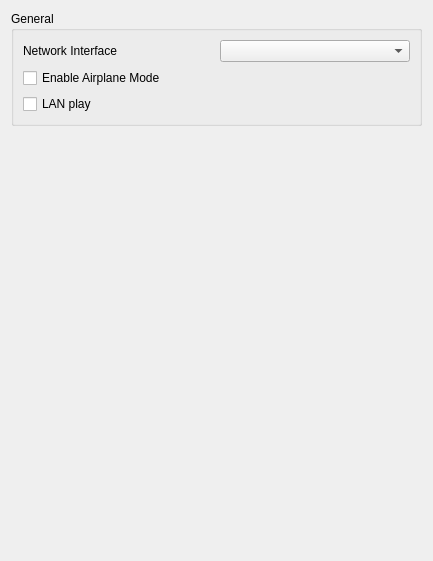
<?xml version="1.0" encoding="UTF-8"?>
<ui version="4.0">
 <class>ConfigureNetwork</class>
 <widget class="QWidget" name="ConfigureNetwork">
  <property name="geometry">
   <rect>
    <x>0</x>
    <y>0</y>
    <width>433</width>
    <height>561</height>
   </rect>
  </property>
  <property name="windowTitle">
   <string>Form</string>
  </property>
  <property name="accessibleName">
   <string>Network</string>
  </property>
  <layout class="QVBoxLayout" name="verticalLayout">
   <item>
    <layout class="QVBoxLayout" name="verticalLayout_3">
     <item>
      <widget class="QGroupBox" name="groupBox_2">
       <property name="title">
        <string>General</string>
       </property>
       <layout class="QGridLayout" name="gridLayout_2">
        <item row="1" column="1">
         <widget class="QComboBox" name="network_interface"/>
        </item>
        <item row="1" column="0">
         <widget class="QLabel" name="label_4">
          <property name="text">
           <string>Network Interface</string>
          </property>
         </widget>
        </item>
        <item row="2" column="0" colspan="2">
         <widget class="QCheckBox" name="airplane_mode">
          <property name="text">
           <string>Enable Airplane Mode</string>
          </property>
         </widget>
        </item>
        <item row="3" column="0" colspan="2">
         <widget class="QCheckBox" name="lan_play">
          <property name="toolTip">
           <string>Plays local wireless games with other Eden NX2 instances or ldn_mitm consoles on the same network, without a room. If you are in a room when a game starts local play, the room is used instead.</string>
          </property>
          <property name="text">
           <string>LAN play</string>
          </property>
         </widget>
        </item>
       </layout>
      </widget>
     </item>
    </layout>
   </item>
   <item>
    <spacer name="verticalSpacer">
     <property name="orientation">
      <enum>Qt::Orientation::Vertical</enum>
     </property>
     <property name="sizeHint" stdset="0">
      <size>
       <width>20</width>
       <height>40</height>
      </size>
     </property>
    </spacer>
   </item>
  </layout>
 </widget>
 <resources/>
 <connections/>
</ui>
